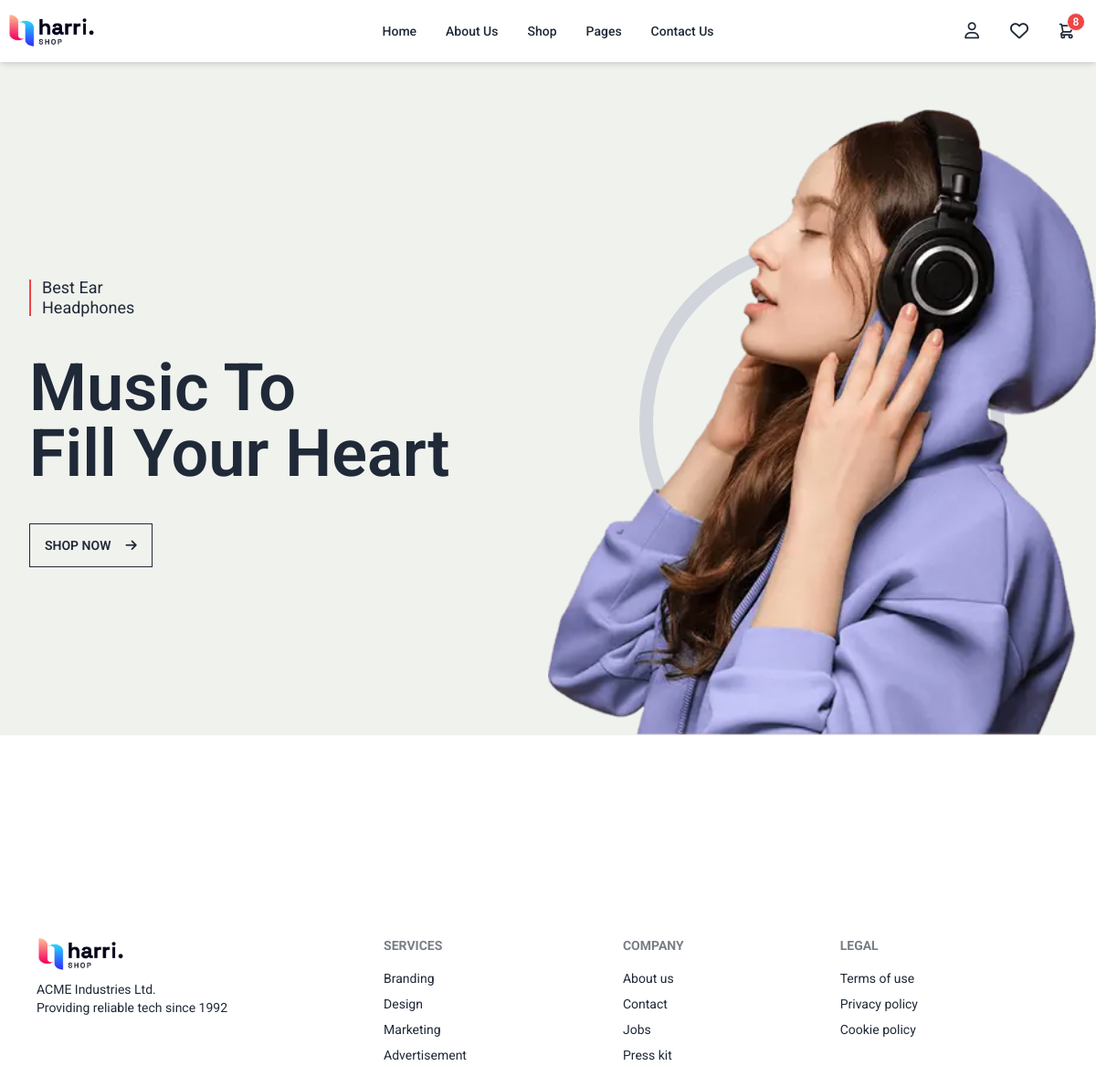
Before: / with the older database file.
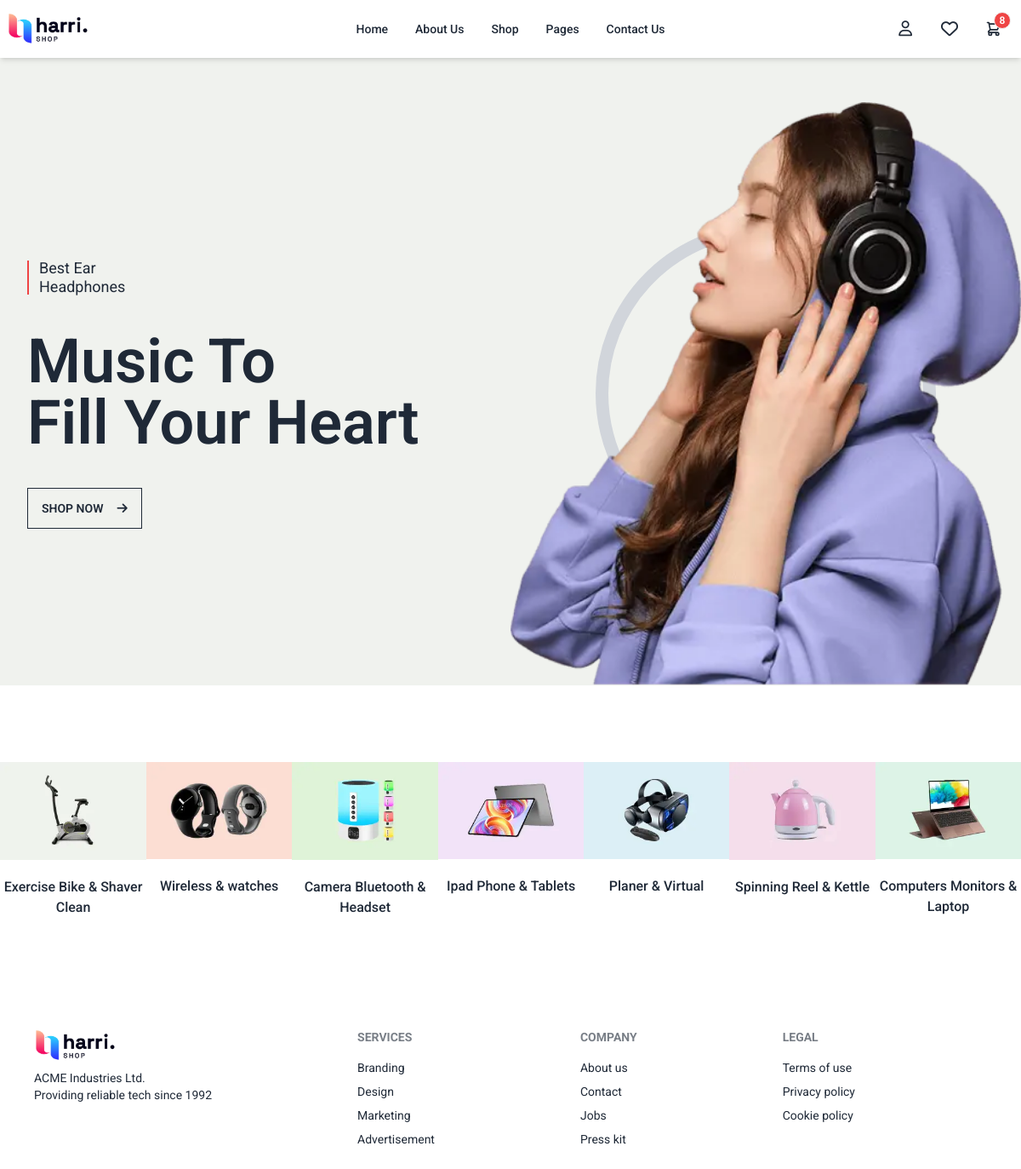
After: the same page with the newer database file.
### ProductCategory/models.py (models this page shows, shortened)
class Category(models.Model):
    category_name = models.CharField(max_length=100, unique=True)
    image_path = models.ImageField(upload_to="category_img") # MEDIA_ROOT/category_img
    created_at = models.DateTimeField(auto_now_add=True)
    updated_at = models.DateTimeField(auto_now=True)

### Home/views.py (the view)
# urls.py: path('', home, name="home"),
def home(request):
    categories = Category.objects.all()
    dict = {
        "title": "Home Page",
        "categories": categories
    }
    print(request.user.is_authenticated)
    return render(request, 'Home/home.html', context=dict)

### Home/templates/Home/home.html (shortened to what this page needs)
{% extends "layouts/main_layout.html" %}
{% load static %}
{% block content %}
<section class="bg-[#F0F2EE]">
  <div class="card lg:card-side max-w-screen-xl mx-auto pt-[120px]">
    <div class="card-body basis-[50%] justify-center items-start gap-10">
        <div class="flex items-center gap-3">
            <div class="h-[40px] w-[2px] bg-red-500"></div>
            <p class="text-lg leading-tight">Best Ear<br>Headphones</p>
        </div>
      <h2 class="card-title text-7xl">Music To <br> Fill Your Heart</h2>
      <button class="btn btn-outline rounded-none transition-all duration-300 ease-in-out hover:text-white hover:-translate-y-1 hover:shadow-lg animate-pulse">
        SHOP NOW
        <i class="fa-solid fa-arrow-right ml-2 animate-bounce"></i>
      </button>
    </div>
    <figure class="basis-[50%] relative flex items-center justify-center">
        <img class="h-auto relative z-10" src="{% static 'Home/images/banner-img.webp' %}" alt="Headphones" />
    </figure>
  </div>
</section>
<section class="relative w-full glide-02 max-w-screen-xl mx-auto my-[90px] cursor-pointer">
  <div class="overflow-hidden" data-glide-el="track">
      <div class="relative w-full overflow-hidden p-0 whitespace-no-wrap flex flex-no-wrap [backface-visibility: hidden] [transform-style: preserve-3d] [touch-action: pan-Y] [will-change: transform]">
        {% for category in categories %}
        <div>
          <div class="card bg-base-100 rounded-none">
            <figure>
              <img class="w-full"
                src="{{ category.image_path.url }}"
                alt="Shoes" />
            </figure>
              <h2 class="text-center font-medium mt-5">
                {{ category.category_name }}
              </h2>
          </div>
        </div>
        {% endfor %}
      </div>
  </div>
{% endblock content %}

### templates/layouts/main_layout.html (shortened to what this page needs)
<!DOCTYPE html>
{% load static %}
<html data-theme="light" lang="en">
  <head>
    <link
      href="https://cdn.jsdelivr.net/npm/daisyui@4.12.23/dist/full.min.css"
      rel="stylesheet"
      type="text/css"
    />
    <link
      rel="stylesheet"
      href="https://cdnjs.cloudflare.com/ajax/libs/font-awesome/6.7.2/css/all.min.css"
    />
    <link rel="stylesheet" type="text/css" href="https://cdn.jsdelivr.net/npm/toastify-js/src/toastify.min.css">
  </head>
  <body>
    <header class="fixed top-0 left-0 w-full bg-white z-[100]">
      <section class="shadow-md">
        <nav class="navbar max-w-screen-xl mx-auto">
          <div class="navbar-start">
            <a href="{% url "Home:home" %}">
              <img
                src="{% static 'images/logo.png' %}"
                alt="Logo"
                class="h-10"
              />
            </a>
          </div>
          <div class="navbar-center hidden lg:flex">
            <ul class="menu menu-horizontal px-1">
              <li><a class="font-medium">Home</a></li>
              <li><a class="font-medium">About Us</a></li>
              <li><a class="font-medium" href="{% url "Products:all_products" %}">Shop</a></li>
              <li><a class="font-medium" href="#">Pages</a></li>
              <li><a class="font-medium" href="">Contact Us</a></li>
            </ul>
          </div>
          <div class="navbar-end gap-1">
            {% if request.user.is_authenticated %}
            <div class="dropdown dropdown-end">
              <div tabindex="0" role="button" class="btn btn-ghost btn-circle avatar">
                <div class="w-10 rounded-full">
                  <img
                    alt="Tailwind CSS Navbar component"
                    src="https://img.daisyui.com/images/stock/photo-1534528741775-53994a69daeb.webp" />
                </div>
              </div>
              <ul
                tabindex="0"
                class="menu menu-sm dropdown-content bg-base-100 rounded-box z-[1] mt-3 w-52 p-2 shadow">
                <li>
                  <a class="justify-between">
                    Profile
                    <span class="badge">New</span>
                  </a>
                </li>
                <li><a>Settings</a></li>
                <li><a href="{% url "Login:logout_view" %}">Logout</a></li>
              </ul>
            </div>
            {% else %}
            <a href="{% url "Login:login_view" %}" tabindex="0" role="button" class="btn btn-ghost btn-circle">
              <div class="indicator block">
                <i class="fa-regular fa-user font-medium text-lg"></i>
              </div>
            </a>
            {% endif %}
            <a tabindex="0" role="button" class="btn btn-ghost btn-circle">
              <div class="indicator">
                <i class="fa-regular fa-heart font-medium text-xl"></i>
              </div>
            </a>
            <label tabindex="0" role="button" class="btn btn-ghost btn-circle" for="cart-drawer">
              <div class="indicator">
                <span
                  class="badge badge-sm indicator-item bg-red-500 text-white p-2 w-5 h-5"
                  >8</span
                >
              </div>
            </label>
          </div>
        </nav>
      </section>
    </header>
    <main>
      {% block content %}{% endblock content %}
      <section class="drawer drawer-end z-[101]">
        <div class="drawer-side">
          <label
            for="cart-drawer"
            aria-label="close sidebar"
            class="drawer-overlay"
          ></label>
        </div>
      </section>
    </main>
    <footer>
      <section class="footer text-base-content p-10 max-w-screen-xl mx-auto">
        <aside>
          <a href="{% url "Home:home" %}">
            <img
              src="{% static 'images/logo.png' %}"
              alt="Logo"
              class="h-10"
            />
          </a>
          <p>
            ACME Industries Ltd.
            <br />
            Providing reliable tech since 1992
          </p>
        </aside>
        <nav>
          <h6 class="footer-title">Services</h6>
          <a class="link link-hover">Branding</a>
          <a class="link link-hover">Design</a>
          <a class="link link-hover">Marketing</a>
          <a class="link link-hover">Advertisement</a>
        </nav>
        <nav>
          <h6 class="footer-title">Company</h6>
          <a class="link link-hover">About us</a>
          <a class="link link-hover">Contact</a>
          <a class="link link-hover">Jobs</a>
          <a class="link link-hover">Press kit</a>
        </nav>
        <nav>
          <h6 class="footer-title">Legal</h6>
          <a class="link link-hover">Terms of use</a>
          <a class="link link-hover">Privacy policy</a>
          <a class="link link-hover">Cookie policy</a>
        </nav>
      </section>
    </footer>
    <script src="https://cdn.tailwindcss.com"></script>
  </body>
</html>

### templates/layouts/main_layout.html (style rules this page uses)
body { font-family: "Roboto", sans-serif; }

Changed rows visible on the page:
added Category: image_path (picture), category_name "Exercise Bike & Shaver Clean"
added Category: image_path (picture), category_name "Wireless & watches"
added Category: image_path (picture), category_name "Camera Bluetooth & Headset"
added Category: image_path (picture), category_name "Ipad Phone & Tablets"
added Category: image_path (picture), category_name "Planer & Virtual"
added Category: image_path (picture), category_name "Spinning Reel & Kettle"
added Category: image_path (picture), category_name "Computers Monitors & Laptop"
